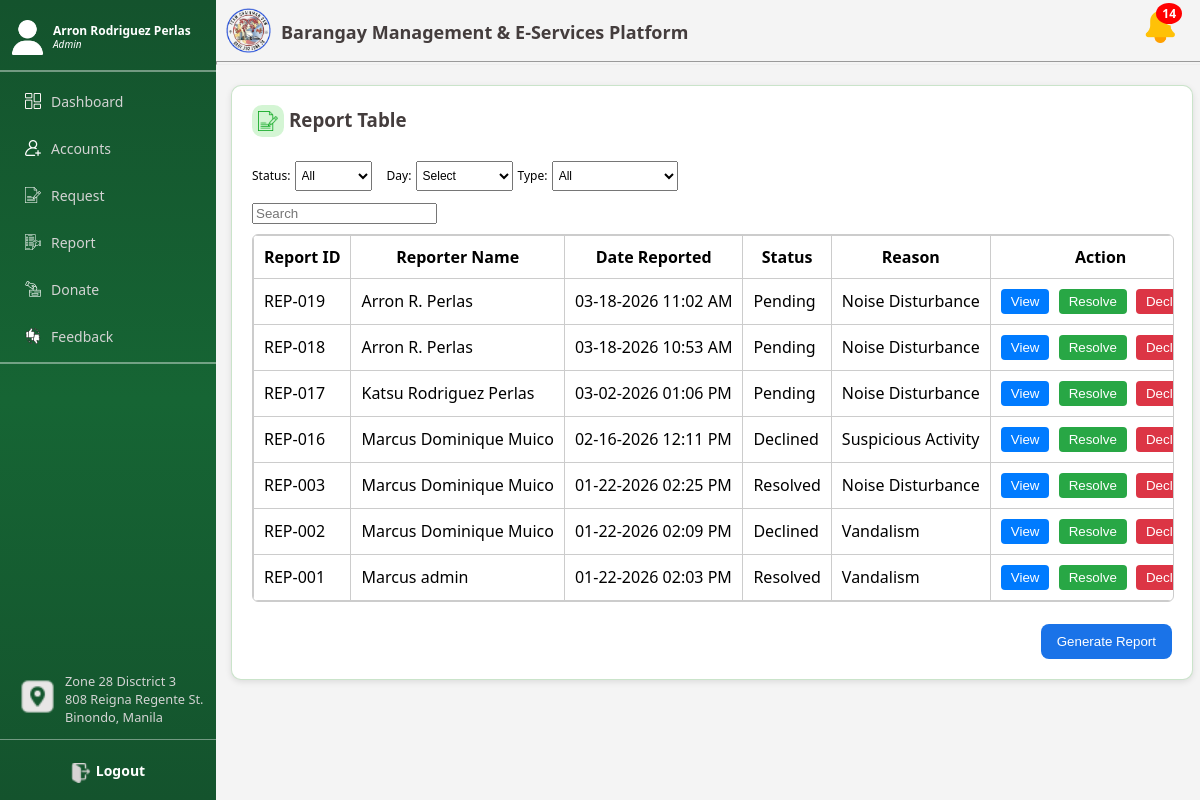
/Report.php (signed in), run on an earlier commit of the app's database.
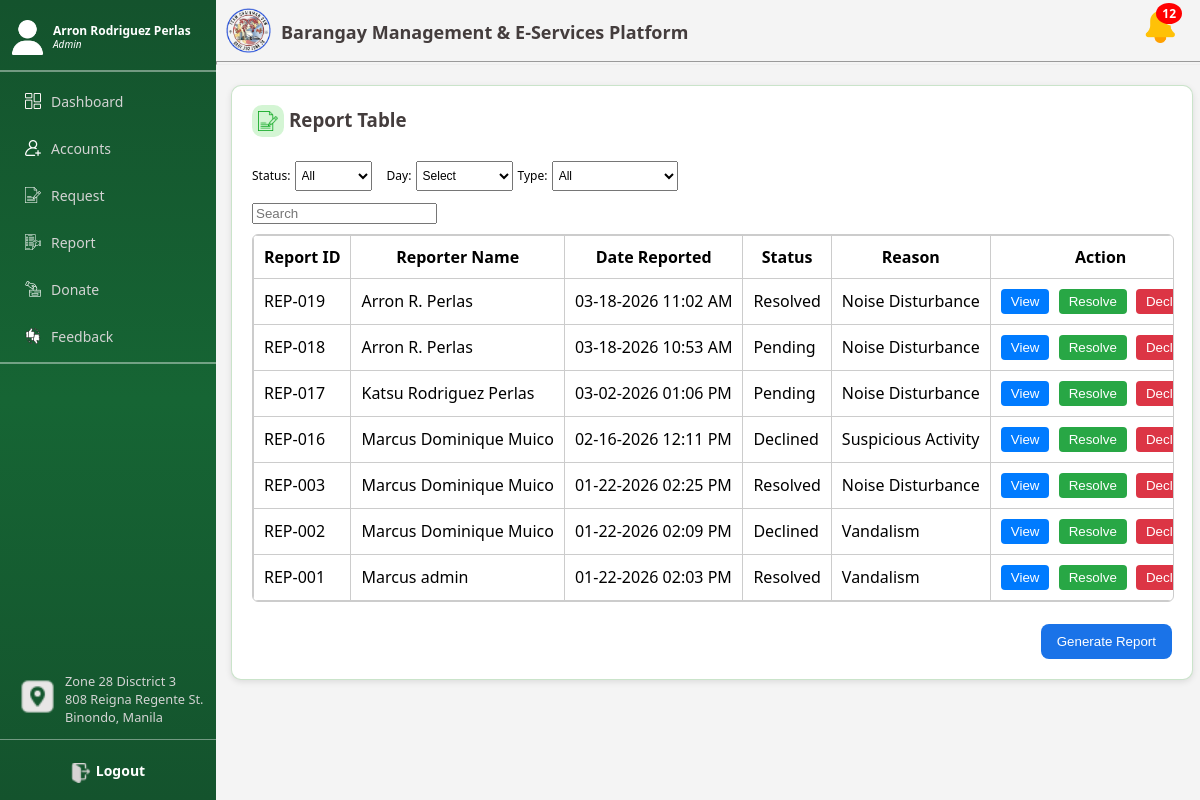
And on a later commit of the database.
### tables this page shows
CREATE TABLE `reports` (
  `id` int(11) NOT NULL,
  `user_id` int(11) NOT NULL,
  `reason` varchar(255) NOT NULL,
  `person_reported` varchar(255) DEFAULT NULL,
  `address` varchar(255) DEFAULT NULL,
  `proof` varchar(255) DEFAULT NULL,
  `specify` text DEFAULT NULL,
  `status` enum('Pending','Resolved','Ongoing','Declined') DEFAULT 'Pending',
  `created_at` timestamp NOT NULL DEFAULT current_timestamp(),
  `decline_reason` text DEFAULT NULL
);

CREATE TABLE `accounts` (
  `id` int(11) NOT NULL,
  `fullname` varchar(150) NOT NULL,
  `birthdate` date NOT NULL,
  `gender` varchar(20) NOT NULL,
  `civil_status` varchar(20) NOT NULL,
  `address` text NOT NULL,
  `phone` varchar(20) NOT NULL,
  `email` varchar(150) NOT NULL,
  `username` varchar(100) NOT NULL,
  `password` varchar(255) NOT NULL,
  `isf` varchar(10) NOT NULL,
  `household_head` varchar(150) NOT NULL,
  `pwd` varchar(10) NOT NULL,
  `solo_parent` varchar(10) NOT NULL,
  `pwd_proof` varchar(255) DEFAULT NULL,
  `solo_parent_proof` varchar(255) DEFAULT NULL,
  `role` varchar(50) DEFAULT 'resident',
  `status` varchar(50) DEFAULT 'active',
  `created_at` timestamp NOT NULL DEFAULT current_timestamp(),
  `profile_image` varchar(255) DEFAULT NULL,
  `status_message` varchar(255) DEFAULT NULL,
  `status_message_seen` tinyint(1) NOT NULL DEFAULT 0,
  `proof_of_residency` varchar(255) DEFAULT NULL
);

### Report.php (the view, shortened to what the changed rows need)
<?php
include "db.php";
$pendingAccountsQuery = "SELECT COUNT(*) AS total FROM accounts WHERE status = 'pending' AND role = 'resident'";
$pendingAccountsResult = $conn->query($pendingAccountsQuery);
$pendingAccounts = $pendingAccountsResult ? $pendingAccountsResult->fetch_assoc()['total'] : 0;
$pendingRequestsQuery = "SELECT COUNT(*) AS total FROM requests WHERE status IN ('pending','Pending')";
$pendingRequestsResult = $conn->query($pendingRequestsQuery);
$pendingRequests = $pendingRequestsResult ? $pendingRequestsResult->fetch_assoc()['total'] : 0;
$pendingReportsQuery = "SELECT COUNT(*) AS total FROM reports WHERE status IN ('pending','Pending')";
$pendingReportsResult = $conn->query($pendingReportsQuery);
$pendingReports = $pendingReportsResult ? $pendingReportsResult->fetch_assoc()['total'] : 0;
$pendingDonationsQuery = "SELECT COUNT(*) AS total FROM donations WHERE status = 'New'";
$pendingDonationsResult = $conn->query($pendingDonationsQuery);
$pendingDonations = $pendingDonationsResult ? $pendingDonationsResult->fetch_assoc()['total'] : 0;
$pendingFeedbacksQuery = "SELECT COUNT(*) AS total FROM feedbacks WHERE status = 'New'";
$pendingFeedbacksResult = $conn->query($pendingFeedbacksQuery);
$pendingFeedbacks = $pendingFeedbacksResult ? $pendingFeedbacksResult->fetch_assoc()['total'] : 0;
$pendingFollowUpsQuery = "
  SELECT COUNT(*) AS total
  FROM admin_followups af
  LEFT JOIN accounts a ON af.sender_email = a.email
  WHERE af.status = 'New'
    AND (a.status IS NULL OR a.status != 'active')
";
$pendingFollowUpsResult = $conn->query($pendingFollowUpsQuery);
$pendingFollowUps = $pendingFollowUpsResult ? $pendingFollowUpsResult->fetch_assoc()['total'] : 0;
$totalPending = $pendingRequests + $pendingReports + $pendingDonations + $pendingFeedbacks + $pendingAccounts + $pendingFollowUps;
    ?>
    <?php
if (in_array($_SESSION['role'], ['Admin', 'SuperAdmin'])) {
    $sql = "SELECT
                r.id,
                r.reason,
                r.person_reported,
                r.address,
                r.proof,
                r.specify,
                r.status,
                r.created_at,
                a.fullname AS reporter_name,
                a.id AS reporter_id
            FROM reports r
            JOIN accounts a ON r.user_id = a.id
            WHERE 1=1";
    $sql .= " ORDER BY r.created_at DESC";
    $stmt = $conn->prepare($sql);
    $stmt->execute();
    $result = $stmt->get_result();
    $reports = $result ? $result->fetch_all(MYSQLI_ASSOC) : [];
} else {
    $reports = [];
}
?>
<!DOCTYPE html>
<html lang="en">
<head>
<link rel="stylesheet" href="secretary.css">
</head>
<body>
<div class="content">
<div class="dashboard-header">
    <div class="header-left">
        <div class="header-text">
            <h1 class="res1">Barangay Management & E-Services Platform</h1>
        </div>
    </div>
    <div class="notification-container" onclick="toggleNotifications()">
        <img src="images/notification.png" class="header-icon" alt="Notifications">
        <?php if ($totalPending > 0): ?>
        <span class="notification-badge"><?= $totalPending ?></span>
        <?php endif; ?>
    </div>
</div>
<div id="cardreport" class="cardreport">
    <?php if (in_array($_SESSION['role'], ['Admin', 'SuperAdmin'])): ?>
        <div class="table-container">
            <table border="1" cellpadding="10">
                <tr>
                    <th>Report ID</th>
                    <th>Reporter Name</th>
                    <th>Date Reported</th>
                    <th>Status</th>
                    <th>Reason</th>
                    <th>Action</th>
                </tr>
                <?php if (!empty($reports)): ?>
                    <?php foreach ($reports as $row): ?>
                        <tr>
                            <td>REP-<?= str_pad($row['id'], 3, '0', STR_PAD_LEFT) ?></td>
                            <td><?= htmlspecialchars($row['reporter_name']) ?></td>
                            <td><?= date('m-d-Y h:i A', strtotime($row['created_at'])) ?></td>
                            <td><?= htmlspecialchars(ucfirst($row['status'])) ?></td>
                            <td><?= htmlspecialchars($row['reason']) ?></td>
                            <td>
                                <button class="btn-view" onclick="viewReport(<?= (int)$row['id'] ?>)">View</button>
                                <button class="btn-resolve" onclick="openResolveModal(<?= (int)$row['id'] ?>)">Resolve</button>
                                <button class="btn-decline" onclick="openDeclineModal(<?= (int)$row['id'] ?>)">Decline</button>
                            </td>
                        </tr>
                    <?php endforeach; ?>
                <?php else: ?>
                    <tr><td colspan="6">No reports found.</td></tr>
                <?php endif; ?>
            </table>
        </div>
    <?php endif; ?>
</div>
</div>
</body>
</html>

What changed in the data, as far as the page shows it:
changed reports "03-18-2026 11:02 AM": status "Pending" → "Resolved"
Also different on the page:
$totalPending: "14" → "12"
